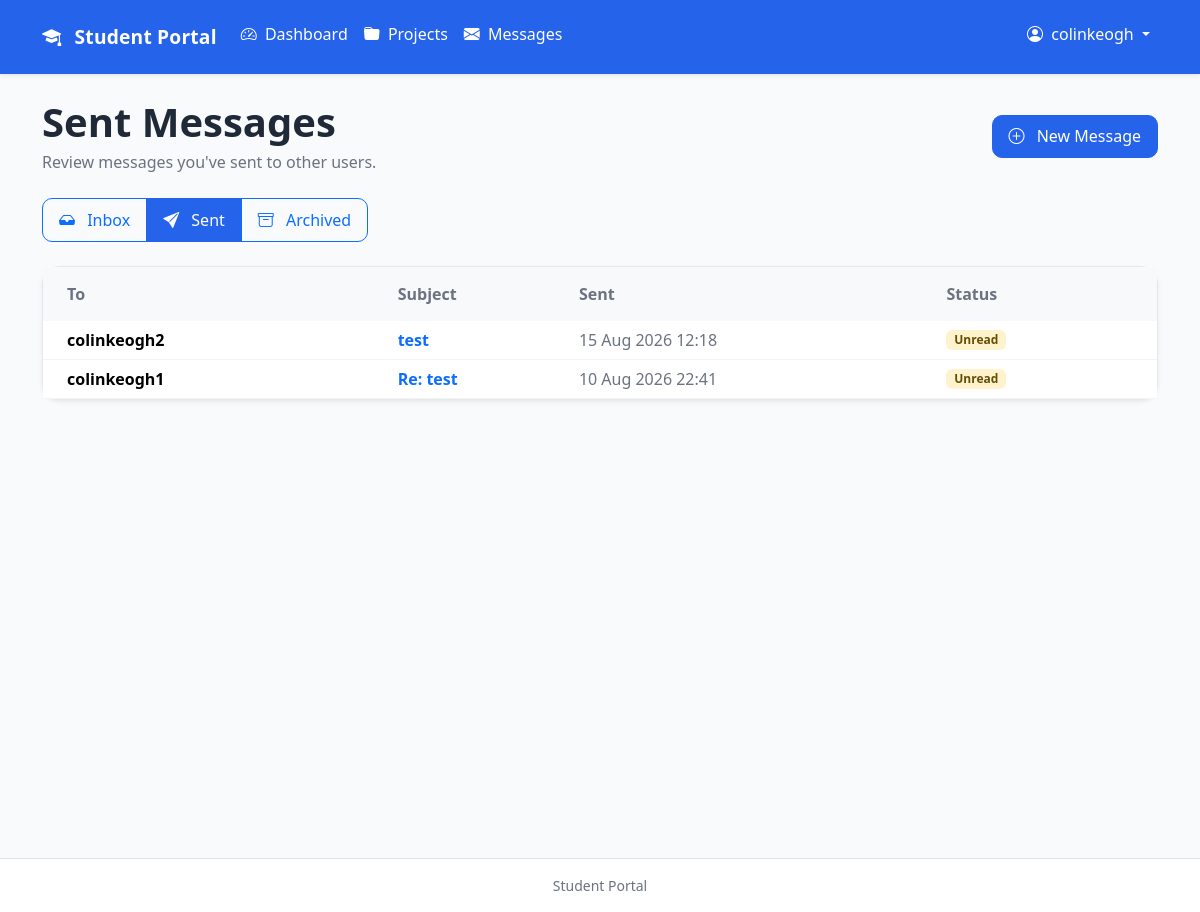
Page /messaging/sent/ (signed in) on the earlier database version.
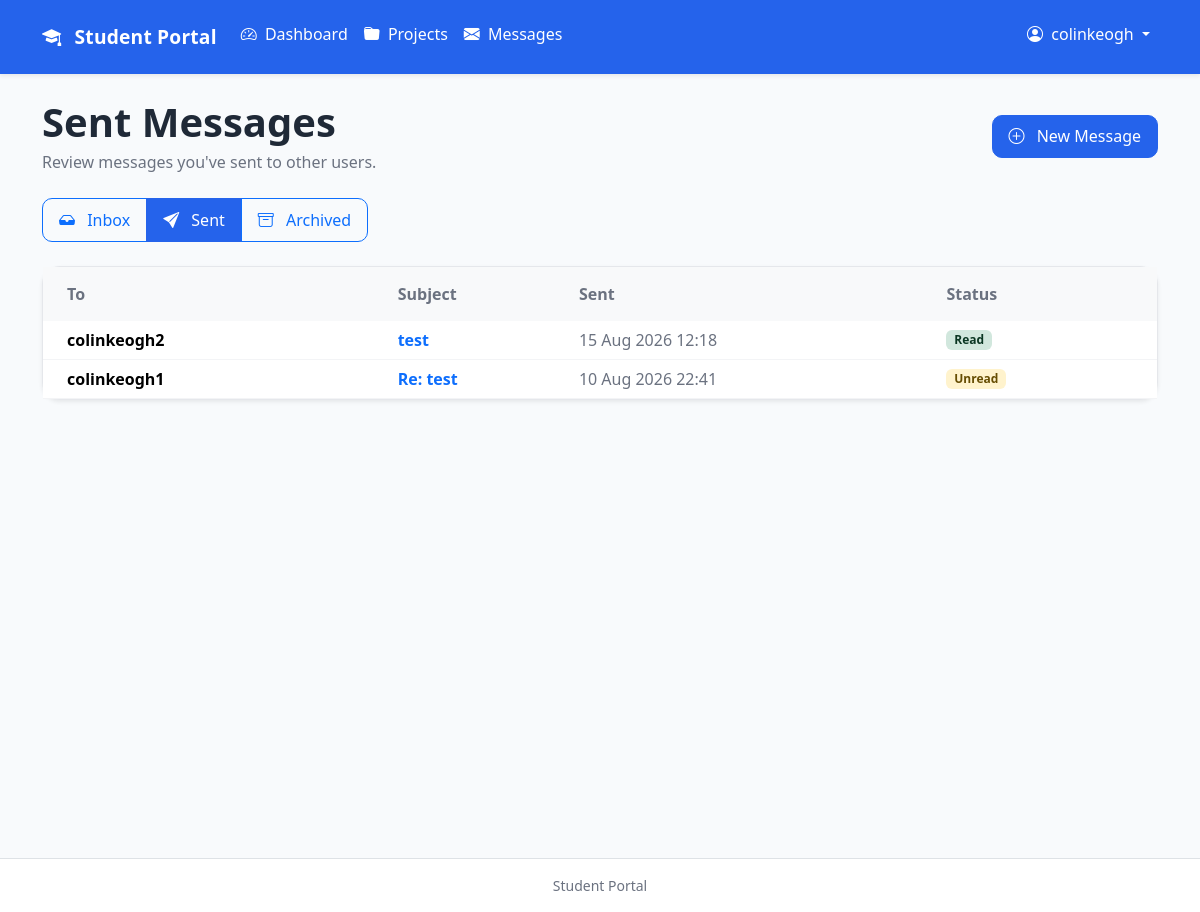
Same page on the later database version.
### messaging/models.py (models this page shows, shortened)
class Message(models.Model):
    sender = models.ForeignKey(
        settings.AUTH_USER_MODEL,
        on_delete=models.CASCADE,
        related_name="sent_messages",
    )
    recipient = models.ForeignKey(
        settings.AUTH_USER_MODEL,
        on_delete=models.CASCADE,
        related_name="received_messages",
    )
    subject = models.CharField(
        max_length=200,
    )
    body = models.TextField()
    sent_at = models.DateTimeField(
        auto_now_add=True,
    )
    is_read = models.BooleanField(
        default=False,
    )
    is_archived = models.BooleanField(
        default=False,
    )
    class Meta:
        ordering = ["-sent_at"]

### accounts/models.py (models this page shows)
class CustomUser(AbstractUser):
    phone_number = models.CharField(
        max_length=20,
        blank=True,
    )
    address = models.TextField(
        blank=True,
    )

### messaging/views.py (the view)
@login_required
def sent_messages(request):
    sent_messages = Message.objects.filter(
        sender=request.user,
    )
    return render(
        request,
        "messaging/sent_messages.html",
        {
            "sent_messages": sent_messages,
        },
    )

### messaging/templates/messaging/sent_messages.html (shortened to what this page needs)
{% extends "base.html" %}
{% block content %}
<div class="container-fluid px-0">
    <div class="d-flex flex-column flex-md-row justify-content-between align-items-md-center gap-3 mb-4">
        <div>
            <h1 class="mb-1 fw-semibold">
                Sent Messages
            </h1>
            <p class="text-muted mb-0">
                Review messages you've sent to other users.
            </p>
        </div>
        <a
            href="{% url 'messaging:new' %}"
            class="btn btn-primary">
            <i class="bi bi-plus-circle me-2"></i>
            New Message
        </a>
    </div>
    <div class="mb-4">
        <div class="btn-group" role="group">
            <a
                href="{% url 'messaging:inbox' %}"
                class="btn btn-outline-primary">
                <i class="bi bi-inbox-fill me-2"></i>
                Inbox
            </a>
            <a
                href="{% url 'messaging:sent' %}"
                class="btn btn-primary">
                <i class="bi bi-send-fill me-2"></i>
                Sent
            </a>
            <a
                href="{% url 'messaging:archived' %}"
                class="btn btn-outline-primary">
                <i class="bi bi-archive me-2"></i>
                Archived
            </a>
        </div>
    </div>
    {% if sent_messages %}
        <div class="card shadow-sm">
            <div class="table-responsive">
                <table class="table table-hover align-middle mb-0">
                    <thead class="table-light">
                        <tr>
                            <th class="px-4 py-3">
                                To
                            </th>
                            <th class="py-3">
                                Subject
                            </th>
                            <th class="py-3">
                                Sent
                            </th>
                            <th class="py-3 pe-4">
                                Status
                            </th>
                        </tr>
                    </thead>
                    <tbody>
                        {% for message in sent_messages %}
                            <tr>
                                <td class="px-4">
                                    <span class="fw-semibold">
                                        {{ message.recipient.username }}
                                    </span>
                                </td>
                                <td>
                                    <a
                                        href="{% url 'messaging:detail' message.pk %}"
                                        class="text-decoration-none fw-semibold">
                                        {{ message.subject }}
                                    </a>
                                </td>
                                <td class="text-muted">
                                    {{ message.sent_at|date:"d M Y H:i" }}
                                </td>
                                <td class="pe-4">
                                    {% if message.is_read %}
                                        <span class="badge bg-success-subtle text-success-emphasis">
                                            Read
                                        </span>
                                    {% else %}
                                        <span class="badge bg-warning-subtle text-warning-emphasis">
                                            Unread
                                        </span>
                                    {% endif %}
                                </td>
                            </tr>
                        {% endfor %}
                    </tbody>
                </table>
            </div>
        </div>
    {% endif %}
</div>
{% endblock %}

Differences in the rows shown:
changed Message "test": is_read "Unread" → "Read"
